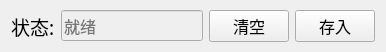
   <widget class="QWidget" name="layoutWidget_4">
    <property name="geometry">
     <rect>
      <x>20</x>
      <y>520</y>
      <width>311</width>
      <height>47</height>
     </rect>
    </property>
    <property name="sizePolicy">
     <sizepolicy hsizetype="Fixed" vsizetype="Preferred">
      <horstretch>0</horstretch>
      <verstretch>0</verstretch>
     </sizepolicy>
    </property>
    <layout class="QHBoxLayout" name="courseOpe" stretch="1,1,2,2">
     <property name="spacing">
      <number>6</number>
     </property>
     <property name="topMargin">
      <number>10</number>
     </property>
     <property name="bottomMargin">
      <number>10</number>
     </property>
     <item>
      <widget class="QLabel" name="courseStateLabel">
       <property name="sizePolicy">
        <sizepolicy hsizetype="Fixed" vsizetype="Preferred">
         <horstretch>0</horstretch>
         <verstretch>0</verstretch>
        </sizepolicy>
       </property>
       <property name="font">
        <font>
         <family>宋体</family>
         <pointsize>14</pointsize>
        </font>
       </property>
       <property name="text">
        <string>状态:</string>
       </property>
      </widget>
     </item>
     <item>
      <widget class="QLineEdit" name="courseState">
       <property name="enabled">
        <bool>false</bool>
       </property>
       <property name="sizePolicy">
        <sizepolicy hsizetype="Fixed" vsizetype="Fixed">
         <horstretch>0</horstretch>
         <verstretch>0</verstretch>
        </sizepolicy>
       </property>
       <property name="font">
        <font>
         <family>Agency FB</family>
         <pointsize>12</pointsize>
         <weight>50</weight>
         <bold>false</bold>
        </font>
       </property>
       <property name="tabletTracking">
        <bool>false</bool>
       </property>
       <property name="contextMenuPolicy">
        <enum>Qt::DefaultContextMenu</enum>
       </property>
       <property name="text">
        <string/>
       </property>
       <property name="placeholderText">
        <string>就绪</string>
       </property>
       <property name="clearButtonEnabled">
        <bool>false</bool>
       </property>
      </widget>
     </item>
     <item>
      <widget class="QPushButton" name="courseButton_v2">
       <property name="sizePolicy">
        <sizepolicy hsizetype="Fixed" vsizetype="Fixed">
         <horstretch>0</horstretch>
         <verstretch>0</verstretch>
        </sizepolicy>
       </property>
       <property name="font">
        <font>
         <family>宋体</family>
         <pointsize>12</pointsize>
        </font>
       </property>
       <property name="text">
        <string>清空</string>
       </property>
      </widget>
     </item>
     <item>
      <widget class="QPushButton" name="courseButton">
       <property name="sizePolicy">
        <sizepolicy hsizetype="Fixed" vsizetype="Fixed">
         <horstretch>0</horstretch>
         <verstretch>0</verstretch>
        </sizepolicy>
       </property>
       <property name="font">
        <font>
         <family>宋体</family>
         <pointsize>12</pointsize>
        </font>
       </property>
       <property name="text">
        <string>存入</string>
       </property>
      </widget>
     </item>
    </layout>
   </widget>
